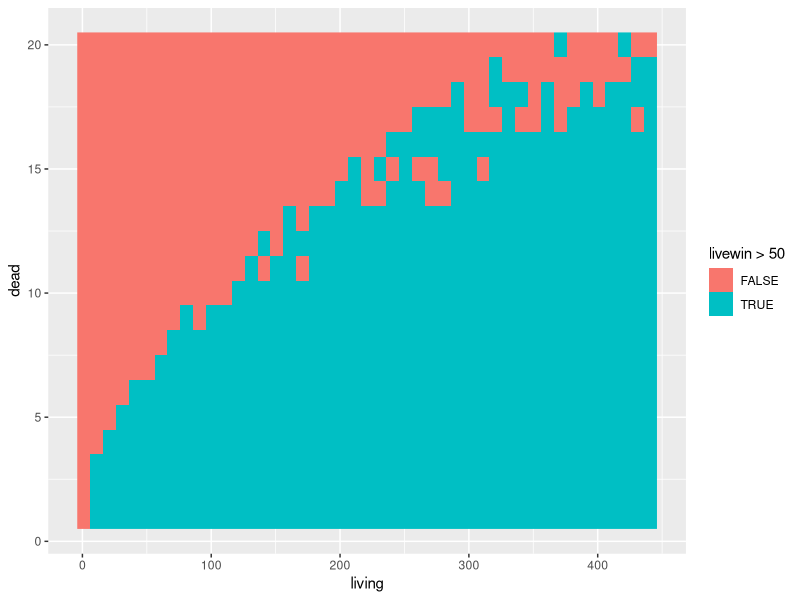

Reproduce this figure in R.
library(ggplot2)

battle<-function(n1,n2){
  living <- n1
  dead <- n2
  surviving <- T
  while (surviving == T){
    if (runif(1) < 0.5) {
      living <- living
      dead <- dead - 1
    }else{
      living <- living - 1
      dead <- dead + 1
    }
    if (living < 1 || dead < 1){
      surviving = F
    }
  }
return(cbind(living,dead))
}


result2<-NULL
for (j in seq(1,450,10)){
  for (k in 1:20){
    result<-NULL
    for (i in 1:100){
      result<-rbind(result,battle(j,k))
    }
    result2<-rbind(result2, c(living=j,dead=k,livewin=100*sum(result[,1] != 0)/i))
  }
}
result2<-as.data.frame(result2)
ggplot(result2, aes(x=living,y=dead,fill=livewin>50))+geom_raster(interpolate=F)      
